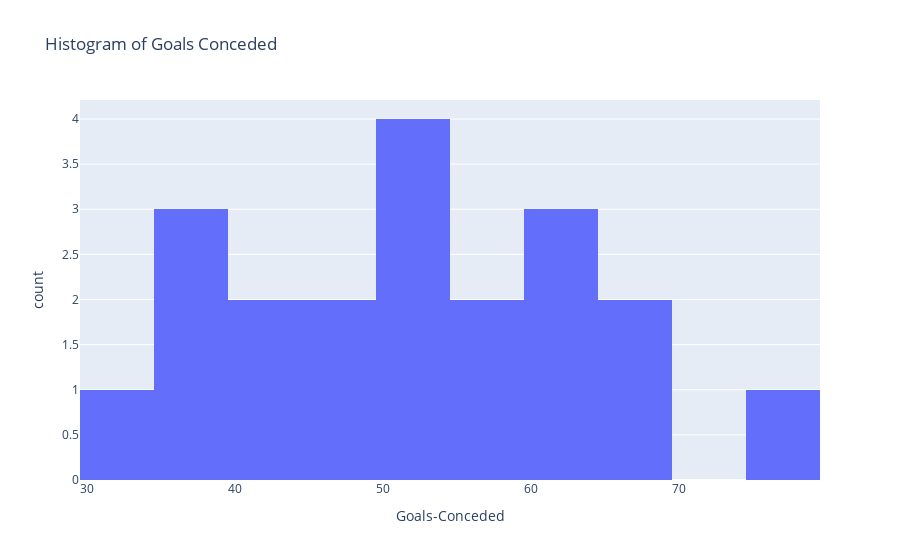

Here is the notebook cell this chart was saved with:
### Markdown cell above
#### We could see from the above histogram most of the teams have scored goals in the range <b>40 to 60</b>

### Code cell
fig = px.histogram(df, x="A", nbins=10, title='Histogram of Goals Conceded', labels={'A':'Goals-Conceded'})
fig.show()

### Figure 1 — Plotly figure (JSON) as saved in the notebook; plotly's stock layout.template omitted (floating-point values rounded to 4 significant figures)
{"data": [{"alignmentgroup": "True", "bingroup": "x", "hovertemplate": "Goals-Conceded=%{x}<br>count=%{y}<extra></extra>", "legendgroup": "", "marker": {"color": "#636efa"}, "name": "", "nbinsx": 10, "offsetgroup": "", "orientation": "v", "showlegend": false, "type": "histogram", "x": [33, 35, 36, 54, 41, 47, 40, 48, 39, 50, 60, 56, 58, 50, 54, 62, 67, 65, 64, 75], "xaxis": "x", "yaxis": "y"}], "layout": {"autosize": true, "barmode": "relative", "legend": {"tracegroupgap": 0}, "title": {"text": "Histogram of Goals Conceded"}, "xaxis": {"anchor": "y", "autorange": true, "domain": [0, 1], "range": [29.5, 79.5], "title": {"text": "Goals-Conceded"}, "type": "linear"}, "yaxis": {"anchor": "x", "autorange": true, "domain": [0, 1], "range": [0, 4.211], "title": {"text": "count"}}}}
